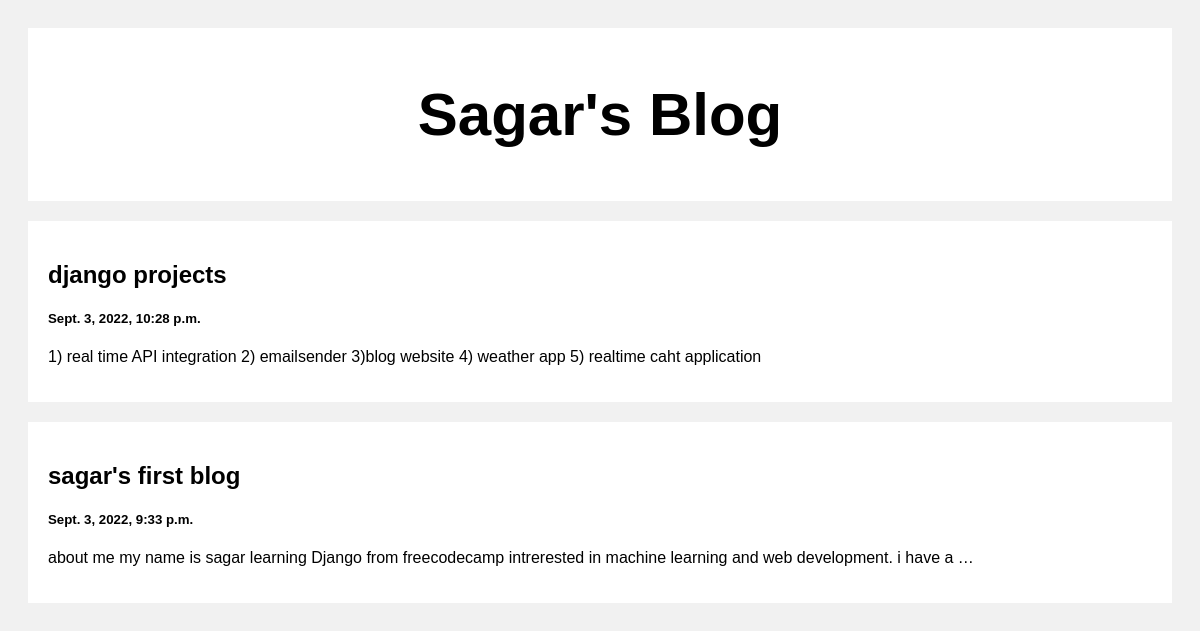
The page / on the database its author committed.
### posts/models.py (models this page shows)
class Post(models.Model):
    title = models.CharField(max_length=100)
    body = models.CharField(max_length=1000000)
    created_at = models.DateTimeField(default=datetime.now, blank=True)

### posts/views.py (the view)
# urls.py: path('', views.index, name='index'),
def index(request):
    posts = Post.objects.all()
    return render(request, 'index.html', {'posts': posts})

### templates/index.html (shortened to what this page needs)
<!DOCTYPE html>
<html>
<head>
</head>
<body>
<div class="header">
  <h2>Sagar's Blog</h2>
</div>
<div class="row">
  <div class="leftcolumn">
    {% for post in posts reversed %}
    <div class="card">
      <a style="text-decoration: none; color: black;" href="/post/{{post.id}}">
        <h2>{{post.title}}</h2>
        <h5>{{post.created_at}}</h5>
        <p>{{post.body|truncatewords:20}}</p>
      </a>
    </div>
    {% endfor %}
  </div>
</div>
</body>
</html>

### templates/index.html (style rules this page uses)
* { box-sizing: border-box; }
body { font-family: Arial; padding: 20px; background: #f1f1f1; }
.header { padding: 2px; font-size: 40px; text-align: center; background: white; }
.leftcolumn { float: left; width: 100%; }
.card { background-color: white; padding: 20px; margin-top: 20px; }
.row:after { content: ""; display: table; clear: both; }

### rows shown on the page
Post: title "django projects", created_at "Sept. 3, 2022, 10:28 p.m.", body "1) real time API integration 2) emailsender 3)blog website 4) weather app 5) realtime caht application"
Post: title "sagar's first blog", created_at "Sept. 3, 2022, 9:33 p.m.", body "about me my name is sagar learning Django from freecodecamp intrerested in machine learning and web development. i have a …"
